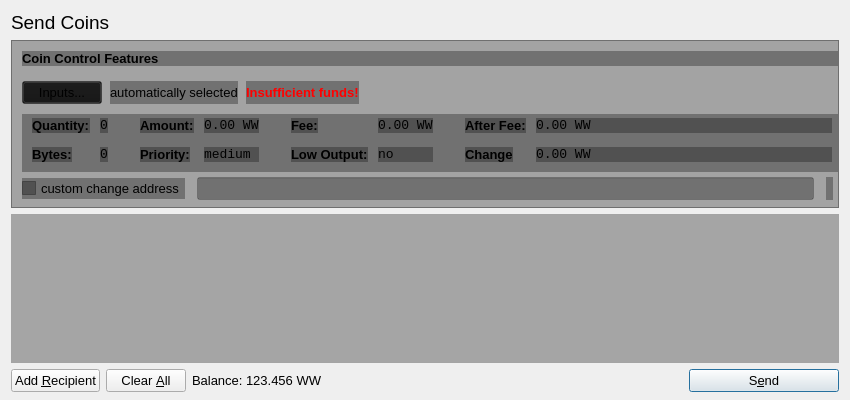
<?xml version="1.0" encoding="UTF-8"?>
<ui version="4.0">
 <class>SendCoinsDialog</class>
 <widget class="QDialog" name="SendCoinsDialog">
  <property name="geometry">
   <rect>
    <x>0</x>
    <y>0</y>
    <width>850</width>
    <height>400</height>
   </rect>
  </property>
  <property name="windowTitle">
   <string>Send Coins</string>
  </property>
  <property name="styleSheet">
   <string notr="true"/>
  </property>
  <layout class="QVBoxLayout" name="verticalLayout" stretch="0,0,1,0">
   <property name="bottomMargin">
    <number>8</number>
   </property>
   <item>
    <widget class="QLabel" name="label_2">
     <property name="font">
      <font>
       <pointsize>14</pointsize>
      </font>
     </property>
     <property name="text">
      <string>Send Coins</string>
     </property>
    </widget>
   </item>
   <item>
    <widget class="QFrame" name="frameCoinControl">
     <property name="sizePolicy">
      <sizepolicy hsizetype="Expanding" vsizetype="Expanding">
       <horstretch>0</horstretch>
       <verstretch>0</verstretch>
      </sizepolicy>
     </property>
     <property name="maximumSize">
      <size>
       <width>16777215</width>
       <height>16777215</height>
      </size>
     </property>
     <property name="styleSheet">
      <string notr="true">background: transparent;
background-color: rgb(20, 20, 20, 0.35);
</string>
     </property>
     <property name="frameShape">
      <enum>QFrame::StyledPanel</enum>
     </property>
     <property name="frameShadow">
      <enum>QFrame::Sunken</enum>
     </property>
     <layout class="QVBoxLayout" name="verticalLayoutCoinControl2">
      <property name="spacing">
       <number>6</number>
      </property>
      <property name="leftMargin">
       <number>0</number>
      </property>
      <property name="topMargin">
       <number>0</number>
      </property>
      <property name="rightMargin">
       <number>0</number>
      </property>
      <property name="bottomMargin">
       <number>6</number>
      </property>
      <item>
       <layout class="QVBoxLayout" name="verticalLayoutCoinControl" stretch="0,0,0,0,1">
        <property name="spacing">
         <number>0</number>
        </property>
        <property name="leftMargin">
         <number>10</number>
        </property>
        <property name="topMargin">
         <number>10</number>
        </property>
        <item>
         <layout class="QHBoxLayout" name="horizontalLayoutCoinControl1">
          <property name="bottomMargin">
           <number>15</number>
          </property>
          <item>
           <widget class="QLabel" name="labelCoinControlFeatures">
            <property name="sizePolicy">
             <sizepolicy hsizetype="Preferred" vsizetype="Maximum">
              <horstretch>0</horstretch>
              <verstretch>0</verstretch>
             </sizepolicy>
            </property>
            <property name="font">
             <font>
              <pointsize>10</pointsize>
              <weight>75</weight>
              <bold>true</bold>
             </font>
            </property>
            <property name="styleSheet">
             <string notr="true">font-weight:bold;</string>
            </property>
            <property name="text">
             <string>Coin Control Features</string>
            </property>
           </widget>
          </item>
         </layout>
        </item>
        <item>
         <layout class="QHBoxLayout" name="horizontalLayoutCoinControl2" stretch="0,0,0,0">
          <property name="spacing">
           <number>8</number>
          </property>
          <property name="bottomMargin">
           <number>10</number>
          </property>
          <item>
           <widget class="QPushButton" name="pushButtonCoinControl">
            <property name="font">
             <font>
              <pointsize>10</pointsize>
             </font>
            </property>
            <property name="styleSheet">
             <string notr="true"/>
            </property>
            <property name="text">
             <string>Inputs...</string>
            </property>
           </widget>
          </item>
          <item>
           <widget class="QLabel" name="labelCoinControlAutomaticallySelected">
            <property name="font">
             <font>
              <pointsize>10</pointsize>
             </font>
            </property>
            <property name="text">
             <string>automatically selected</string>
            </property>
            <property name="margin">
             <number>5</number>
            </property>
           </widget>
          </item>
          <item>
           <widget class="QLabel" name="labelCoinControlInsuffFunds">
            <property name="font">
             <font>
              <pointsize>10</pointsize>
              <weight>75</weight>
              <bold>true</bold>
             </font>
            </property>
            <property name="styleSheet">
             <string notr="true">color:red;font-weight:bold;</string>
            </property>
            <property name="text">
             <string>Insufficient funds!</string>
            </property>
            <property name="margin">
             <number>5</number>
            </property>
           </widget>
          </item>
          <item>
           <spacer name="horizontalSpacerCoinControl">
            <property name="orientation">
             <enum>Qt::Horizontal</enum>
            </property>
            <property name="sizeHint" stdset="0">
             <size>
              <width>40</width>
              <height>1</height>
             </size>
            </property>
           </spacer>
          </item>
         </layout>
        </item>
        <item>
         <widget class="QWidget" name="widgetCoinControl" native="true">
          <property name="sizePolicy">
           <sizepolicy hsizetype="Preferred" vsizetype="Preferred">
            <horstretch>0</horstretch>
            <verstretch>0</verstretch>
           </sizepolicy>
          </property>
          <property name="minimumSize">
           <size>
            <width>0</width>
            <height>0</height>
           </size>
          </property>
          <property name="styleSheet">
           <string notr="true"/>
          </property>
          <layout class="QHBoxLayout" name="horizontalLayoutCoinControl5">
           <property name="leftMargin">
            <number>0</number>
           </property>
           <property name="topMargin">
            <number>0</number>
           </property>
           <property name="rightMargin">
            <number>0</number>
           </property>
           <property name="bottomMargin">
            <number>0</number>
           </property>
           <item>
            <layout class="QHBoxLayout" name="horizontalLayoutCoinControl3" stretch="0,0,0,1">
             <property name="spacing">
              <number>20</number>
             </property>
             <property name="topMargin">
              <number>0</number>
             </property>
             <property name="bottomMargin">
              <number>10</number>
             </property>
             <item>
              <layout class="QFormLayout" name="formLayoutCoinControl1">
               <property name="horizontalSpacing">
                <number>10</number>
               </property>
               <property name="verticalSpacing">
                <number>14</number>
               </property>
               <property name="leftMargin">
                <number>10</number>
               </property>
               <property name="topMargin">
                <number>4</number>
               </property>
               <property name="rightMargin">
                <number>6</number>
               </property>
               <item row="0" column="0">
                <widget class="QLabel" name="labelCoinControlQuantityText">
                 <property name="font">
                  <font>
                   <pointsize>10</pointsize>
                   <weight>75</weight>
                   <bold>true</bold>
                  </font>
                 </property>
                 <property name="styleSheet">
                  <string notr="true">font-weight:bold;</string>
                 </property>
                 <property name="text">
                  <string>Quantity:</string>
                 </property>
                 <property name="margin">
                  <number>0</number>
                 </property>
                </widget>
               </item>
               <item row="0" column="1">
                <widget class="QLabel" name="labelCoinControlQuantity">
                 <property name="font">
                  <font>
                   <family>Monospace</family>
                   <pointsize>10</pointsize>
                  </font>
                 </property>
                 <property name="cursor">
                  <cursorShape>IBeamCursor</cursorShape>
                 </property>
                 <property name="contextMenuPolicy">
                  <enum>Qt::ActionsContextMenu</enum>
                 </property>
                 <property name="text">
                  <string>0</string>
                 </property>
                 <property name="margin">
                  <number>0</number>
                 </property>
                 <property name="textInteractionFlags">
                  <set>Qt::LinksAccessibleByMouse|Qt::TextSelectableByKeyboard|Qt::TextSelectableByMouse</set>
                 </property>
                </widget>
               </item>
               <item row="1" column="0">
                <widget class="QLabel" name="labelCoinControlBytesText">
                 <property name="font">
                  <font>
                   <pointsize>10</pointsize>
                   <weight>75</weight>
                   <bold>true</bold>
                  </font>
                 </property>
                 <property name="styleSheet">
                  <string notr="true">font-weight:bold;</string>
                 </property>
                 <property name="text">
                  <string>Bytes:</string>
                 </property>
                </widget>
               </item>
               <item row="1" column="1">
                <widget class="QLabel" name="labelCoinControlBytes">
                 <property name="font">
                  <font>
                   <family>Monospace</family>
                   <pointsize>10</pointsize>
                  </font>
                 </property>
                 <property name="cursor">
                  <cursorShape>IBeamCursor</cursorShape>
                 </property>
                 <property name="contextMenuPolicy">
                  <enum>Qt::ActionsContextMenu</enum>
                 </property>
                 <property name="text">
                  <string>0</string>
                 </property>
                 <property name="textInteractionFlags">
                  <set>Qt::LinksAccessibleByMouse|Qt::TextSelectableByKeyboard|Qt::TextSelectableByMouse</set>
                 </property>
                </widget>
               </item>
              </layout>
             </item>
             <item>
              <layout class="QFormLayout" name="formLayoutCoinControl2">
               <property name="horizontalSpacing">
                <number>10</number>
               </property>
               <property name="verticalSpacing">
                <number>14</number>
               </property>
               <property name="leftMargin">
                <number>6</number>
               </property>
               <property name="topMargin">
                <number>4</number>
               </property>
               <property name="rightMargin">
                <number>6</number>
               </property>
               <item row="0" column="0">
                <widget class="QLabel" name="labelCoinControlAmountText">
                 <property name="font">
                  <font>
                   <pointsize>10</pointsize>
                   <weight>75</weight>
                   <bold>true</bold>
                  </font>
                 </property>
                 <property name="styleSheet">
                  <string notr="true">font-weight:bold;</string>
                 </property>
                 <property name="text">
                  <string>Amount:</string>
                 </property>
                 <property name="margin">
                  <number>0</number>
                 </property>
                </widget>
               </item>
               <item row="0" column="1">
                <widget class="QLabel" name="labelCoinControlAmount">
                 <property name="font">
                  <font>
                   <family>Monospace</family>
                   <pointsize>10</pointsize>
                  </font>
                 </property>
                 <property name="cursor">
                  <cursorShape>IBeamCursor</cursorShape>
                 </property>
                 <property name="contextMenuPolicy">
                  <enum>Qt::ActionsContextMenu</enum>
                 </property>
                 <property name="text">
                  <string>0.00 WW</string>
                 </property>
                 <property name="textInteractionFlags">
                  <set>Qt::LinksAccessibleByMouse|Qt::TextSelectableByKeyboard|Qt::TextSelectableByMouse</set>
                 </property>
                </widget>
               </item>
               <item row="1" column="0">
                <widget class="QLabel" name="labelCoinControlPriorityText">
                 <property name="font">
                  <font>
                   <pointsize>10</pointsize>
                   <weight>75</weight>
                   <bold>true</bold>
                  </font>
                 </property>
                 <property name="styleSheet">
                  <string notr="true">font-weight:bold;</string>
                 </property>
                 <property name="text">
                  <string>Priority:</string>
                 </property>
                </widget>
               </item>
               <item row="1" column="1">
                <widget class="QLabel" name="labelCoinControlPriority">
                 <property name="font">
                  <font>
                   <family>Monospace</family>
                   <pointsize>10</pointsize>
                  </font>
                 </property>
                 <property name="cursor">
                  <cursorShape>IBeamCursor</cursorShape>
                 </property>
                 <property name="contextMenuPolicy">
                  <enum>Qt::ActionsContextMenu</enum>
                 </property>
                 <property name="text">
                  <string>medium</string>
                 </property>
                 <property name="textInteractionFlags">
                  <set>Qt::LinksAccessibleByMouse|Qt::TextSelectableByKeyboard|Qt::TextSelectableByMouse</set>
                 </property>
                </widget>
               </item>
              </layout>
             </item>
             <item>
              <layout class="QFormLayout" name="formLayoutCoinControl3">
               <property name="horizontalSpacing">
                <number>10</number>
               </property>
               <property name="verticalSpacing">
                <number>14</number>
               </property>
               <property name="leftMargin">
                <number>6</number>
               </property>
               <property name="topMargin">
                <number>4</number>
               </property>
               <property name="rightMargin">
                <number>6</number>
               </property>
               <item row="0" column="0">
                <widget class="QLabel" name="labelCoinControlFeeText">
                 <property name="font">
                  <font>
                   <pointsize>10</pointsize>
                   <weight>75</weight>
                   <bold>true</bold>
                  </font>
                 </property>
                 <property name="styleSheet">
                  <string notr="true">font-weight:bold;</string>
                 </property>
                 <property name="text">
                  <string>Fee:</string>
                 </property>
                 <property name="margin">
                  <number>0</number>
                 </property>
                </widget>
               </item>
               <item row="0" column="1">
                <widget class="QLabel" name="labelCoinControlFee">
                 <property name="font">
                  <font>
                   <family>Monospace</family>
                   <pointsize>10</pointsize>
                  </font>
                 </property>
                 <property name="cursor">
                  <cursorShape>IBeamCursor</cursorShape>
                 </property>
                 <property name="contextMenuPolicy">
                  <enum>Qt::ActionsContextMenu</enum>
                 </property>
                 <property name="text">
                  <string>0.00 WW</string>
                 </property>
                 <property name="textInteractionFlags">
                  <set>Qt::LinksAccessibleByMouse|Qt::TextSelectableByKeyboard|Qt::TextSelectableByMouse</set>
                 </property>
                </widget>
               </item>
               <item row="1" column="0">
                <widget class="QLabel" name="labelCoinControlLowOutputText">
                 <property name="font">
                  <font>
                   <pointsize>10</pointsize>
                   <weight>75</weight>
                   <bold>true</bold>
                  </font>
                 </property>
                 <property name="styleSheet">
                  <string notr="true">font-weight:bold;</string>
                 </property>
                 <property name="text">
                  <string>Low Output:</string>
                 </property>
                </widget>
               </item>
               <item row="1" column="1">
                <widget class="QLabel" name="labelCoinControlLowOutput">
                 <property name="font">
                  <font>
                   <family>Monospace</family>
                   <pointsize>10</pointsize>
                  </font>
                 </property>
                 <property name="cursor">
                  <cursorShape>IBeamCursor</cursorShape>
                 </property>
                 <property name="contextMenuPolicy">
                  <enum>Qt::ActionsContextMenu</enum>
                 </property>
                 <property name="text">
                  <string>no</string>
                 </property>
                 <property name="textInteractionFlags">
                  <set>Qt::LinksAccessibleByMouse|Qt::TextSelectableByKeyboard|Qt::TextSelectableByMouse</set>
                 </property>
                </widget>
               </item>
              </layout>
             </item>
             <item>
              <layout class="QFormLayout" name="formLayoutCoinControl4">
               <property name="horizontalSpacing">
                <number>10</number>
               </property>
               <property name="verticalSpacing">
                <number>14</number>
               </property>
               <property name="leftMargin">
                <number>6</number>
               </property>
               <property name="topMargin">
                <number>4</number>
               </property>
               <property name="rightMargin">
                <number>6</number>
               </property>
               <item row="0" column="0">
                <widget class="QLabel" name="labelCoinControlAfterFeeText">
                 <property name="font">
                  <font>
                   <pointsize>10</pointsize>
                   <weight>75</weight>
                   <bold>true</bold>
                  </font>
                 </property>
                 <property name="styleSheet">
                  <string notr="true">font-weight:bold;</string>
                 </property>
                 <property name="text">
                  <string>After Fee:</string>
                 </property>
                 <property name="margin">
                  <number>0</number>
                 </property>
                </widget>
               </item>
               <item row="0" column="1">
                <widget class="QLabel" name="labelCoinControlAfterFee">
                 <property name="font">
                  <font>
                   <family>Monospace</family>
                   <pointsize>10</pointsize>
                  </font>
                 </property>
                 <property name="cursor">
                  <cursorShape>IBeamCursor</cursorShape>
                 </property>
                 <property name="contextMenuPolicy">
                  <enum>Qt::ActionsContextMenu</enum>
                 </property>
                 <property name="text">
                  <string>0.00 WW</string>
                 </property>
                 <property name="textInteractionFlags">
                  <set>Qt::LinksAccessibleByMouse|Qt::TextSelectableByKeyboard|Qt::TextSelectableByMouse</set>
                 </property>
                </widget>
               </item>
               <item row="1" column="0">
                <widget class="QLabel" name="labelCoinControlChangeText">
                 <property name="font">
                  <font>
                   <pointsize>10</pointsize>
                   <weight>75</weight>
                   <bold>true</bold>
                  </font>
                 </property>
                 <property name="styleSheet">
                  <string notr="true">font-weight:bold;</string>
                 </property>
                 <property name="text">
                  <string>Change</string>
                 </property>
                </widget>
               </item>
               <item row="1" column="1">
                <widget class="QLabel" name="labelCoinControlChange">
                 <property name="font">
                  <font>
                   <family>Monospace</family>
                   <pointsize>10</pointsize>
                  </font>
                 </property>
                 <property name="cursor">
                  <cursorShape>IBeamCursor</cursorShape>
                 </property>
                 <property name="contextMenuPolicy">
                  <enum>Qt::ActionsContextMenu</enum>
                 </property>
                 <property name="text">
                  <string>0.00 WW</string>
                 </property>
                 <property name="textInteractionFlags">
                  <set>Qt::LinksAccessibleByMouse|Qt::TextSelectableByKeyboard|Qt::TextSelectableByMouse</set>
                 </property>
                </widget>
               </item>
              </layout>
             </item>
            </layout>
           </item>
          </layout>
         </widget>
        </item>
        <item>
         <layout class="QHBoxLayout" name="horizontalLayoutCoinControl4" stretch="0,0,0">
          <property name="spacing">
           <number>12</number>
          </property>
          <property name="sizeConstraint">
           <enum>QLayout::SetDefaultConstraint</enum>
          </property>
          <property name="topMargin">
           <number>5</number>
          </property>
          <property name="rightMargin">
           <number>5</number>
          </property>
          <item>
           <widget class="QCheckBox" name="checkBoxCoinControlChange">
            <property name="font">
             <font>
              <pointsize>10</pointsize>
             </font>
            </property>
            <property name="text">
             <string>custom change address</string>
            </property>
           </widget>
          </item>
          <item>
           <widget class="QLineEdit" name="lineEditCoinControlChange">
            <property name="enabled">
             <bool>false</bool>
            </property>
            <property name="sizePolicy">
             <sizepolicy hsizetype="Expanding" vsizetype="Fixed">
              <horstretch>0</horstretch>
              <verstretch>0</verstretch>
             </sizepolicy>
            </property>
            <property name="font">
             <font>
              <pointsize>10</pointsize>
             </font>
            </property>
           </widget>
          </item>
          <item>
           <widget class="QLabel" name="labelCoinControlChangeLabel">
            <property name="sizePolicy">
             <sizepolicy hsizetype="Preferred" vsizetype="Expanding">
              <horstretch>0</horstretch>
              <verstretch>0</verstretch>
             </sizepolicy>
            </property>
            <property name="minimumSize">
             <size>
              <width>0</width>
              <height>0</height>
             </size>
            </property>
            <property name="text">
             <string/>
            </property>
            <property name="margin">
             <number>3</number>
            </property>
           </widget>
          </item>
         </layout>
        </item>
        <item>
         <spacer name="verticalSpacerCoinControl">
          <property name="orientation">
           <enum>Qt::Vertical</enum>
          </property>
          <property name="sizeHint" stdset="0">
           <size>
            <width>800</width>
            <height>1</height>
           </size>
          </property>
         </spacer>
        </item>
       </layout>
      </item>
     </layout>
    </widget>
   </item>
   <item>
    <widget class="QScrollArea" name="scrollArea">
     <property name="styleSheet">
      <string notr="true">background: transparent;
background-color: rgb(20, 20, 20, 0.19);
</string>
     </property>
     <property name="widgetResizable">
      <bool>true</bool>
     </property>
     <widget class="QWidget" name="scrollAreaWidgetContents">
      <property name="geometry">
       <rect>
        <x>0</x>
        <y>0</y>
        <width>830</width>
        <height>133</height>
       </rect>
      </property>
      <layout class="QVBoxLayout" name="verticalLayout_2">
       <property name="leftMargin">
        <number>0</number>
       </property>
       <property name="topMargin">
        <number>0</number>
       </property>
       <property name="rightMargin">
        <number>0</number>
       </property>
       <property name="bottomMargin">
        <number>0</number>
       </property>
       <item>
        <layout class="QVBoxLayout" name="entries">
         <property name="spacing">
          <number>6</number>
         </property>
        </layout>
       </item>
       <item>
        <spacer name="verticalSpacer">
         <property name="orientation">
          <enum>Qt::Vertical</enum>
         </property>
         <property name="sizeHint" stdset="0">
          <size>
           <width>20</width>
           <height>40</height>
          </size>
         </property>
        </spacer>
       </item>
      </layout>
     </widget>
    </widget>
   </item>
   <item>
    <layout class="QHBoxLayout" name="horizontalLayout">
     <item>
      <widget class="QPushButton" name="addButton">
       <property name="font">
        <font>
         <pointsize>10</pointsize>
        </font>
       </property>
       <property name="toolTip">
        <string>Send to multiple recipients at once</string>
       </property>
       <property name="text">
        <string>Add &amp;Recipient</string>
       </property>
       <property name="autoDefault">
        <bool>false</bool>
       </property>
      </widget>
     </item>
     <item>
      <widget class="QPushButton" name="clearButton">
       <property name="sizePolicy">
        <sizepolicy hsizetype="Minimum" vsizetype="Fixed">
         <horstretch>0</horstretch>
         <verstretch>0</verstretch>
        </sizepolicy>
       </property>
       <property name="font">
        <font>
         <pointsize>10</pointsize>
        </font>
       </property>
       <property name="toolTip">
        <string>Remove all transaction fields</string>
       </property>
       <property name="text">
        <string>Clear &amp;All</string>
       </property>
       <property name="autoRepeatDelay">
        <number>300</number>
       </property>
       <property name="autoDefault">
        <bool>false</bool>
       </property>
      </widget>
     </item>
     <item>
      <layout class="QHBoxLayout" name="horizontalLayout_2">
       <property name="spacing">
        <number>3</number>
       </property>
       <item>
        <widget class="QLabel" name="label">
         <property name="sizePolicy">
          <sizepolicy hsizetype="Preferred" vsizetype="Fixed">
           <horstretch>0</horstretch>
           <verstretch>0</verstretch>
          </sizepolicy>
         </property>
         <property name="font">
          <font>
           <pointsize>10</pointsize>
          </font>
         </property>
         <property name="styleSheet">
          <string notr="true"/>
         </property>
         <property name="text">
          <string>Balance:</string>
         </property>
        </widget>
       </item>
       <item>
        <widget class="QLabel" name="labelBalance">
         <property name="sizePolicy">
          <sizepolicy hsizetype="Preferred" vsizetype="Fixed">
           <horstretch>0</horstretch>
           <verstretch>0</verstretch>
          </sizepolicy>
         </property>
         <property name="font">
          <font>
           <pointsize>10</pointsize>
          </font>
         </property>
         <property name="cursor">
          <cursorShape>IBeamCursor</cursorShape>
         </property>
         <property name="styleSheet">
          <string notr="true"/>
         </property>
         <property name="text">
          <string>123.456 WW</string>
         </property>
         <property name="textInteractionFlags">
          <set>Qt::LinksAccessibleByMouse|Qt::TextSelectableByKeyboard|Qt::TextSelectableByMouse</set>
         </property>
        </widget>
       </item>
      </layout>
     </item>
     <item>
      <spacer name="horizontalSpacer">
       <property name="orientation">
        <enum>Qt::Horizontal</enum>
       </property>
       <property name="sizeHint" stdset="0">
        <size>
         <width>40</width>
         <height>20</height>
        </size>
       </property>
      </spacer>
     </item>
     <item>
      <widget class="QPushButton" name="sendButton">
       <property name="minimumSize">
        <size>
         <width>150</width>
         <height>0</height>
        </size>
       </property>
       <property name="font">
        <font>
         <pointsize>10</pointsize>
        </font>
       </property>
       <property name="toolTip">
        <string>Confirm the send action</string>
       </property>
       <property name="text">
        <string>S&amp;end</string>
       </property>
       <property name="icon">
        <iconset resource="../bitcoin.qrc">
         <normaloff>:/icons/send</normaloff>:/icons/send</iconset>
       </property>
       <property name="default">
        <bool>true</bool>
       </property>
      </widget>
     </item>
    </layout>
   </item>
  </layout>
 </widget>
 <resources>
  <include location="../bitcoin.qrc"/>
 </resources>
 <connections/>
</ui>
